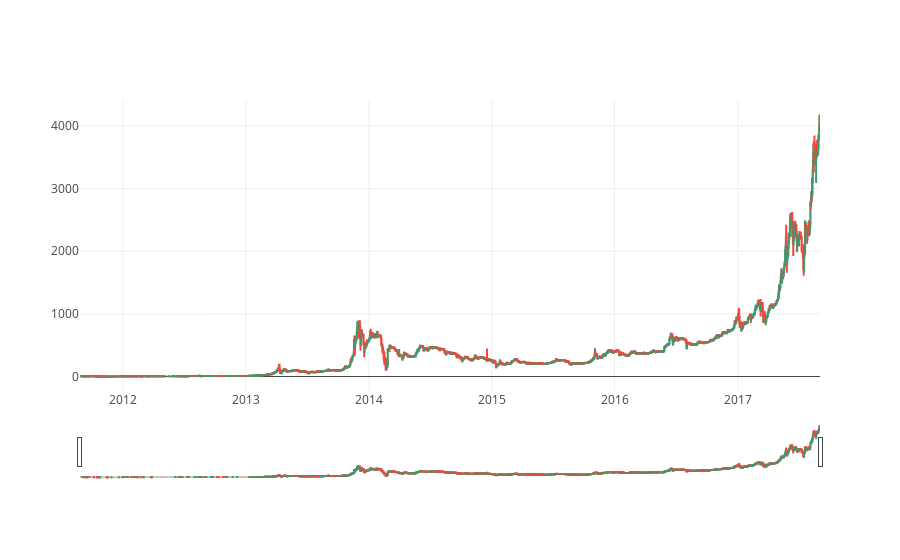

Notebook code for this chart:
### Code cell
plotly.offline.init_notebook_mode(connected=True)
trace = go.Candlestick(x=df.time,
                       open=df.open,
                       high=df.high,
                       low=df.low,
                       close=df.close)
data = [trace]
plotly.offline.iplot(data, filename='candlestick_datetime')

### Figure 1 — Plotly figure (JSON) as saved in the notebook; plotly's stock layout.template omitted (floating-point values rounded to 4 significant figures; data arrays with more than 128 entries replaced by an {"elided": "..."} marker saying what was removed)
{"data": [{"close": {"elided": "2199 float values"}, "high": {"elided": "2199 float values"}, "low": {"elided": "2199 float values"}, "open": {"elided": "2199 float values"}, "type": "candlestick", "x": {"elided": "2199 str values"}}], "layout": {}}
